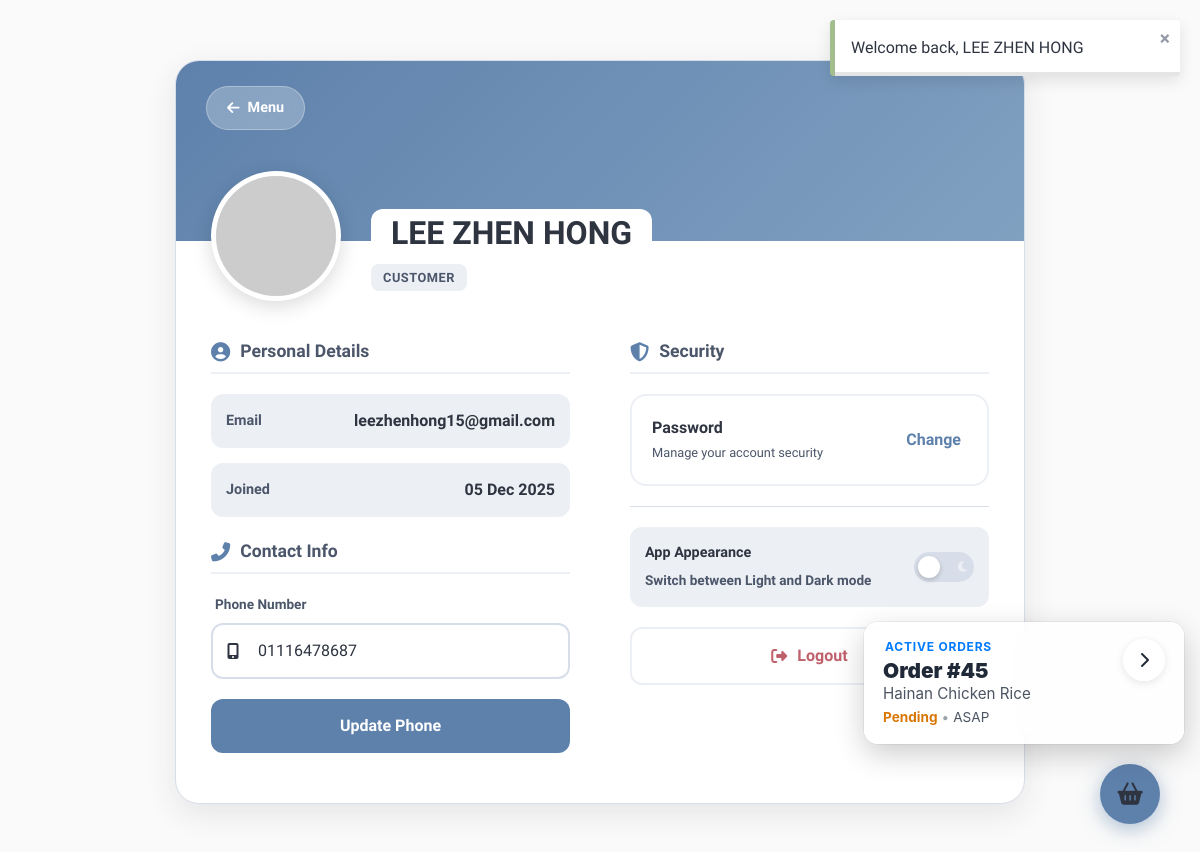
/pages/profile.php (signed in), run on an earlier commit of the app's database.
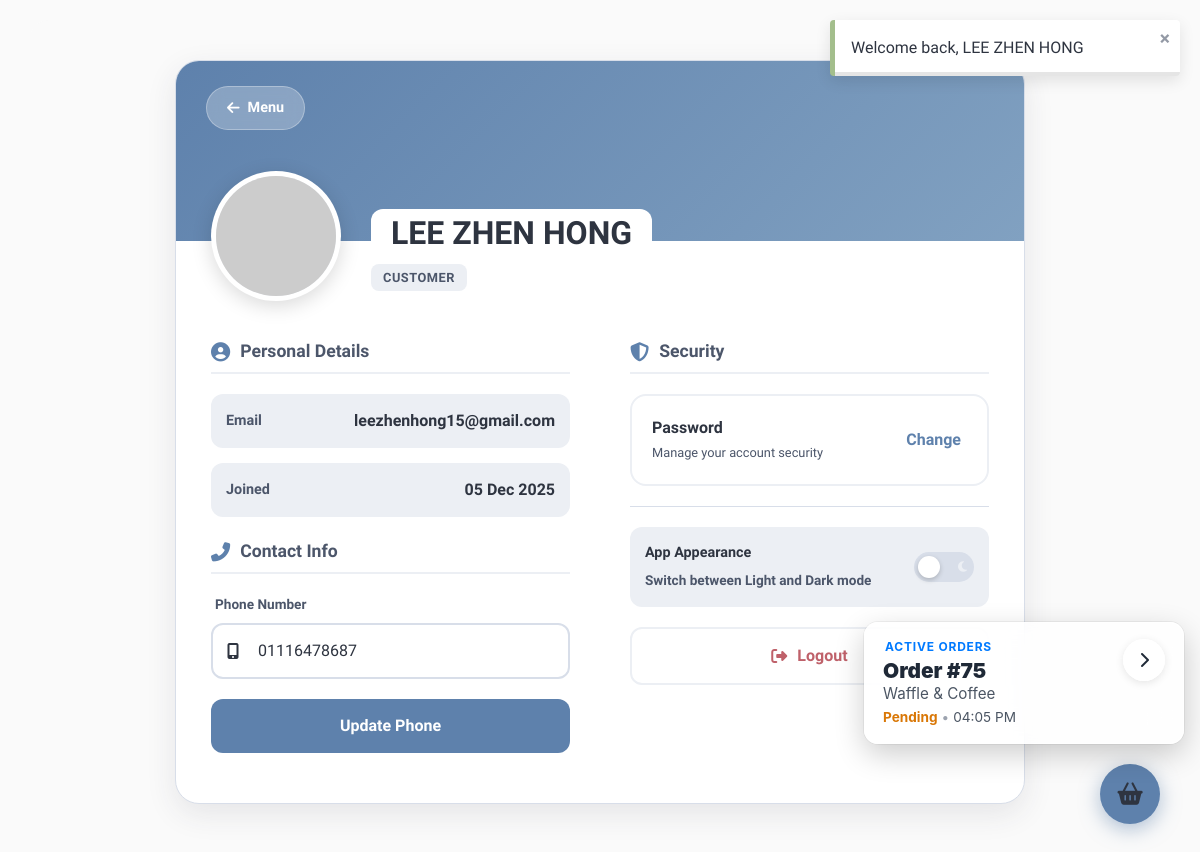
And on a later commit of the database.
### tables this page shows
CREATE TABLE `users` (
  `UserId` int(11) NOT NULL,
  `Name` varchar(100) NOT NULL,
  `Email` varchar(255) NOT NULL,
  `HashedPassword` varchar(255) NOT NULL,
  `Role` enum('customer','admin','vendor') NOT NULL DEFAULT 'customer',
  `PhoneNumber` varchar(20) DEFAULT NULL,
  `CreatedAt` datetime NOT NULL DEFAULT current_timestamp()
);

CREATE TABLE `orders` (
  `OrderId` int(11) NOT NULL,
  `PaymentId` int(11) NOT NULL,
  `UserId` int(11) NOT NULL,
  `StallId` int(11) NOT NULL,
  `Status` enum('pending','preparing','ready','complete') DEFAULT 'pending',
  `Notes` text DEFAULT NULL,
  `CreatedAt` datetime NOT NULL DEFAULT current_timestamp()
);

CREATE TABLE `stalls` (
  `StallId` int(11) NOT NULL,
  `StaffId` int(11) NOT NULL,
  `StallName` varchar(100) NOT NULL,
  `Description` text DEFAULT NULL,
  `IsAvailable` tinyint(1) NOT NULL DEFAULT 1,
  `CreatedAt` datetime NOT NULL DEFAULT current_timestamp(),
  `LogoUrl` varchar(255) DEFAULT NULL
);

CREATE TABLE `orderitems` (
  `OrderListId` int(11) NOT NULL,
  `OrderId` int(11) NOT NULL,
  `ProductId` int(11) NOT NULL,
  `Quantity` int(11) NOT NULL,
  `Subtotal` decimal(10,2) NOT NULL,
  `Note` text DEFAULT NULL,
  `PickupTime` datetime DEFAULT NULL,
  `Status` enum('pending','preparing','ready','complete','cancelled') DEFAULT 'pending'
);

### pages/profile.php (the view, shortened to what this page needs)
<?php
include '../configs/db.php';
include '../includes/functions.php';
$userId = $_SESSION['user_id'];
$sql = "SELECT * FROM users WHERE UserId = :id";
$stmt = $db->prepare($sql);
$stmt->execute([':id' => $userId]);
$user = $stmt->fetch(PDO::FETCH_ASSOC);
include '../includes/header.php';
?>
<link rel="stylesheet" href="/U-Order/assets/css/profile.css">
<link rel="stylesheet" href="https://cdnjs.cloudflare.com/ajax/libs/font-awesome/6.4.0/css/all.min.css">
<div class="profile-wrapper">
    <div class="profile-card">
        <div class="profile-hero">
            <a href="/U-Order/index.php" class="back-btn-hero">
                <i class="fas fa-arrow-left"></i> Menu
            </a>
            <?php flash(); ?>
        </div>
        <div class="profile-header-content">
            <div class="avatar-container">
                <img src="https://ui-avatars.com/api/?name=<?php echo urlencode($user['Name']); ?>&background=ffffff&color=2E3440&size=256&font-size=0.4&bold=true" alt="Avatar" class="avatar-img">
            </div>
            <div class="user-identity">
                <h1 class="user-name"><?php echo htmlspecialchars($user['Name']); ?></h1>
                <span class="user-role-badge"><?php echo htmlspecialchars($user['Role']); ?></span>
            </div>
        </div>
        <div class="profile-body">
            <div class="profile-column">
                <h3 class="section-title"><i class="fas fa-user-circle"></i> Personal Details</h3>
                <div class="info-list">
                    <div class="info-item">
                        <label>Email</label>
                        <span><?php echo htmlspecialchars($user['Email']); ?></span>
                    </div>
                    <div class="info-item">
                        <label>Joined</label>
                        <span><?php echo date('d M Y', strtotime($user['CreatedAt'])); ?></span>
                    </div>
                </div>
                <br>
                <form method="POST" action="">
                    <h3 class="section-title"><i class="fas fa-phone-alt"></i> Contact Info</h3>
                    <div class="modern-input-group">
                        <label>Phone Number</label>
                        <div class="input-wrapper">
                            <i class="fas fa-mobile-alt input-icon" style="z-index: 10; left: 16px; position:absolute;"></i>
                            <input type="text" id="phoneInput" name="phone_number" class="modern-input"
                                value="<?php echo htmlspecialchars($user['PhoneNumber']); ?>"
                                placeholder="01X-XXXXXXX"
                                maxlength="12" required
                                style="padding-left: 45px;">
                        </div>
                    </div>
                    <button type="submit" name="update_phone" class="btn-primary">Update Phone</button>
                </form>
            </div>
            <div class="profile-column">
                <h3 class="section-title"><i class="fas fa-shield-alt"></i> Security</h3>
                <div class="security-section">
                    <div class="security-header" onclick="togglePasswordForm()">
                        <div class="security-status">
                            <strong style="color:var(--text-main);">Password</strong><br>
                            <span style="font-size:0.8rem; color:var(--text-muted);">Manage your account security</span>
                        </div>
                        <button type="button" class="btn-toggle-password">Change</button>
                    </div>
                </div>
                <div class="info-list" style="margin-top: 20px; border-top: 1px solid var(--nord4); padding-top: 20px;">
                    <div class="info-item" style="display: flex; justify-content: space-between; align-items: center;">
                        <div>
                            <label style="display:block; font-weight:700; color:var(--text-main); margin-bottom:4px;">App Appearance</label>
                            <span style="font-size:0.85rem; color:var(--text-muted);">Switch between Light and Dark mode</span>
                        </div>
                        <label class="theme-switch">
                            <span class="slider round">
                                <i class="fas fa-sun sun-icon"></i>
                                <i class="fas fa-moon moon-icon"></i>
                            </span>
                        </label>
                    </div>
                </div>
                <a href="logout.php" onclick="return confirm('Are you sure you want to log out?');" class="btn-primary btn-danger" style="display:flex; justify-content:center; align-items:center; gap:10px; text-decoration:none;">
                    <i class="fas fa-sign-out-alt"></i> Logout
                </a>
            </div>
        </div>
    </div>
</div>
<?php include '../includes/footer.php'; ?>

### includes/header.php (shortened to what this page needs)
<!DOCTYPE html>
<html lang="en">
<head>
    <link href="https://cdn.jsdelivr.net/npm/bootstrap@5.3.8/dist/css/bootstrap.min.css" rel="stylesheet">
    <link rel="stylesheet" href="https://cdnjs.cloudflare.com/ajax/libs/font-awesome/6.4.0/css/all.min.css">
    <link rel="stylesheet" href="/U-Order/assets/css/app.css">
</head>
<body>
    <div class="app-wrapper">

### includes/functions.php (shortened to what this page needs)
<?php
function flash($type = null, $message = null) {
    if ($type !== null && $message !== null) {
        $_SESSION['flash'] = [
            'type' => $type,
            'message' => $message
        ];
    }
    elseif (isset($_SESSION['flash'])) {
        $flash = $_SESSION['flash'];
        $class = '';
        switch ($flash['type']) {
            case 'success': $class = 'flash-success'; break;
        }
        $id = 'flash-' . uniqid();
        echo '
        <div id="' . $id . '" class="flash-toast ' . $class . '">
            <div class="flash-content">
                ' . $flash['message'] . '
                <span class="flash-close" onclick="closeFlash(\'' . $id . '\')">&times;</span>
            </div>
            <div class="flash-progress">
                <div class="flash-progress-bar"></div>
            </div>
        </div>
        <script>
            // Auto-dismiss logic
            (function(){
                const flashId = "' . $id . '";
                const duration = 5000; // 5 seconds golden time
                // Set timeout to remove
                setTimeout(function() {
                    closeFlash(flashId);
                }, duration);
            })();
            // Global close function (if not already defined)
            if (typeof closeFlash !== "function") {
                function closeFlash(elementId) {
                    const el = document.getElementById(elementId);
                    if (el) {
                        // Add slide-out animation
                        el.style.animation = "slideOut 0.5s ease-in forwards";
                        // Remove from DOM after animation finishes
                        el.addEventListener("animationend", function() {
                            el.remove();
                        });
                    }
                }
            }
        </script>
        ';
    }
}
?>

### includes/footer.php (shortened to what this page needs)
    </div>
    <?php if (!isset($hideNav) || !$hideNav): ?>
        <div class="floating-cart-btn" id="cartToggle">
            <i class="fas fa-shopping-basket"></i>
        </div>
    <?php endif; ?>
<div id="order-slip-wrapper">
    <?php include __DIR__ . '/../order/order_slip.php'; ?>
</div>
<link rel="stylesheet" href="/U-Order/assets/css/order_slip.css">
</body>
</html>

### order/order_slip.php (shortened to what this page needs)
<?php
require __DIR__ . '/../configs/db.php';
$userId = $_SESSION['user_id'] ?? null;
$totalActiveOrders = 0;
try {
    $countSql = "
        SELECT COUNT(OrderId)
        FROM orders
        WHERE UserId = :uid
          AND Status IN ('pending','preparing','ready')
    ";
    $cStmt = $db->prepare($countSql);
    $cStmt->execute(['uid' => $userId]);
    $totalActiveOrders = $cStmt->fetchColumn();
} catch (PDOException $e) {
    error_log("Database error fetching order count: " . $e->getMessage());
    return;
}
$order = null;
try {
    $sql = "
        SELECT o.OrderId, o.StallId, o.Status, o.CreatedAt, s.StallName
        FROM orders o
        JOIN stalls s ON o.StallId = s.StallId
        WHERE o.UserId = :uid
          AND o.Status IN ('pending','preparing','ready')
        ORDER BY o.CreatedAt DESC
        LIMIT 1
    ";
    $stmt = $db->prepare($sql);
    $stmt->execute(['uid' => $userId]);
    $order = $stmt->fetch(PDO::FETCH_ASSOC);
} catch (PDOException $e) {
    error_log("Database error fetching latest order: " . $e->getMessage());
    return;
}
$pickup = "ASAP";
try {
    $timeSql = "
        SELECT PickupTime
        FROM orderitems
        WHERE OrderId = :oid
        ORDER BY PickupTime ASC
        LIMIT 1
    ";
    $t = $db->prepare($timeSql);
    $t->execute(['oid' => $order['OrderId']]);
    $pt = $t->fetchColumn();
    if ($pt && $pt !== '0000-00-00 00:00:00') {
        $pickup = date("h:i A", strtotime($pt));
    }
} catch (PDOException $e) {
    error_log("Database error fetching pickup time: " . $e->getMessage());
}
if ($order['Status'] === 'ready') {
    $status = "Ready to Pick Up";
} else {
    $status = ucfirst($order['Status']);
}
?>
<div id="order-slip" class="order-slip">
    <div class="slip-left">
        <div class="slip-label">
            <?php if ($totalActiveOrders > 1): ?>
                <span class="multi-count"></span> Active Orders
            <?php else: ?>
                Active Order
            <?php endif; ?>
        </div>
        <div class="slip-orderid">Order #<?= $order['OrderId'] ?></div>
        <div class="slip-stall"><?= htmlspecialchars($order['StallName']) ?></div>
        <div class="slip-meta">
            <span class="slip-status <?= $order['Status'] ?>"><?= $status ?></span>
            <span class="slip-dot">•</span>
            <span class="slip-time"><?= $pickup ?></span>
        </div>
    </div>
    <a href="/U-Order/order/order_detail.php?id=<?= $order['OrderId'] ?>" class="slip-btn">
    <i class="fas fa-chevron-right"></i>
</a>
</div>

### assets/css/app.css (style rules this page uses)
:root { --nord0: #2E3440; --nord1: #3B4252; --nord2: #434C5E; --nord3: #4C566A; --nord4: #D8DEE9; --nord5: #E5E9F0; --nord6: #ECEFF4; --nord7: #8FBCBB; --nord8: #88C0D0; --nord9: #81A1C1; --nord10: #5E81AC; --nord11: #BF616A; --nord12: #D08770; --nord13: #EBCB8B; --nord14: #A3BE8C; --bg-body: #FAFAFA; --bg-card: #FFFFFF; --bg-input: var(--nord6); --text-main: var(--nord0); --text-muted: var(--nord3); --border-color: var(--nord4); --primary: var(--nord10); --primary-hover: var(--nord9); --danger: var(--nord11); --success: var(--nord14); --shadow-sm: 0 4px 6px rgba(0,0,0,0.05); --shadow-lg: 0 10px 30px rgba(46, 52, 64, 0.1); }
* { box-sizing: border-box; outline: none; }
body { background-color: var(--bg-body); color: var(--text-main); font-family: 'Urbanist', sans-serif; margin: 0; padding: 0; transition: background-color 0.3s ease, color 0.3s ease; }
a { text-decoration: none; color: inherit; transition: color 0.2s; }
.app-wrapper { width: 100%; margin: 0 auto; background-color: var(--bg-body); min-height: 100vh; padding-bottom: 80px; }
@media (min-width: 1024px) { .app-wrapper { max-width: 95%; padding-bottom: 20px; margin-top: 20px; border-radius: 20px; min-height: calc(100vh - 40px); } }
.floating-cart-btn { position: fixed; bottom: 90px; right: 20px; width: 60px; height: 60px; background: var(--nord10); border-radius: 50%; color: var(--text); display: flex; justify-content: center; align-items: center; font-size: 1.4rem; box-shadow: 0 5px 20px rgba(94, 129, 172, 0.5); z-index: 100; cursor: pointer; transition: transform 0.2s; }
@media (min-width: 1024px) { .floating-cart-btn { bottom: 40px; right: 40px; } }
.flash-toast { position: fixed; top: 20px; right: 20px; z-index: 10000; background: #fff; width: 350px; border-left: 5px solid; box-shadow: 0 5px 15px rgba(0,0,0,0.1); border-radius: 4px; overflow: hidden; animation: slideIn 0.5s forwards; }
.flash-content { padding: 1rem 2.5rem 1rem 1rem; position: relative; color: var(--nord0); font-weight: 500; }
.flash-close { position: absolute; top: 5px; right: 10px; font-size: 1.2rem; font-weight: bold; cursor: pointer; color: var(--nord3); opacity: 0.6; }
.flash-progress { position: absolute; bottom: 0; left: 0; height: 4px; width: 100%; background-color: rgba(0,0,0,0.1); }
.flash-success { border-color: var(--nord14); }
.flash-success .flash-content { color: var(--nord0); }
.theme-switch { position: relative; display: inline-block; width: 60px; height: 30px; }
.slider { position: absolute; cursor: pointer; top: 0; left: 0; right: 0; bottom: 0; background-color: var(--nord4); transition: .4s; border-radius: 34px; display: flex; align-items: center; justify-content: space-between; padding: 0 7px; }
.slider:before { position: absolute; content: ""; height: 22px; width: 22px; left: 4px; bottom: 4px; background-color: white; transition: .4s; border-radius: 50%; z-index: 2; box-shadow: 0 2px 5px rgba(0,0,0,0.2); }
.sun-icon { color: #EBCB8B; font-size: 14px; }
.moon-icon { color: #ECEFF4; font-size: 12px; }

What changed in the data, as far as the page shows it:
no longer on this page (row unchanged): orders: OrderId "45", StallId.StallName "Hainan Chicken Rice", Status "Pending"
added orders: OrderId "75", StallId.StallName "Waffle & Coffee", Status "Pending"
added orderitems: PickupTime "04:05 PM"
Also different on the page:
$pickup: "ASAP" → (not shown)
